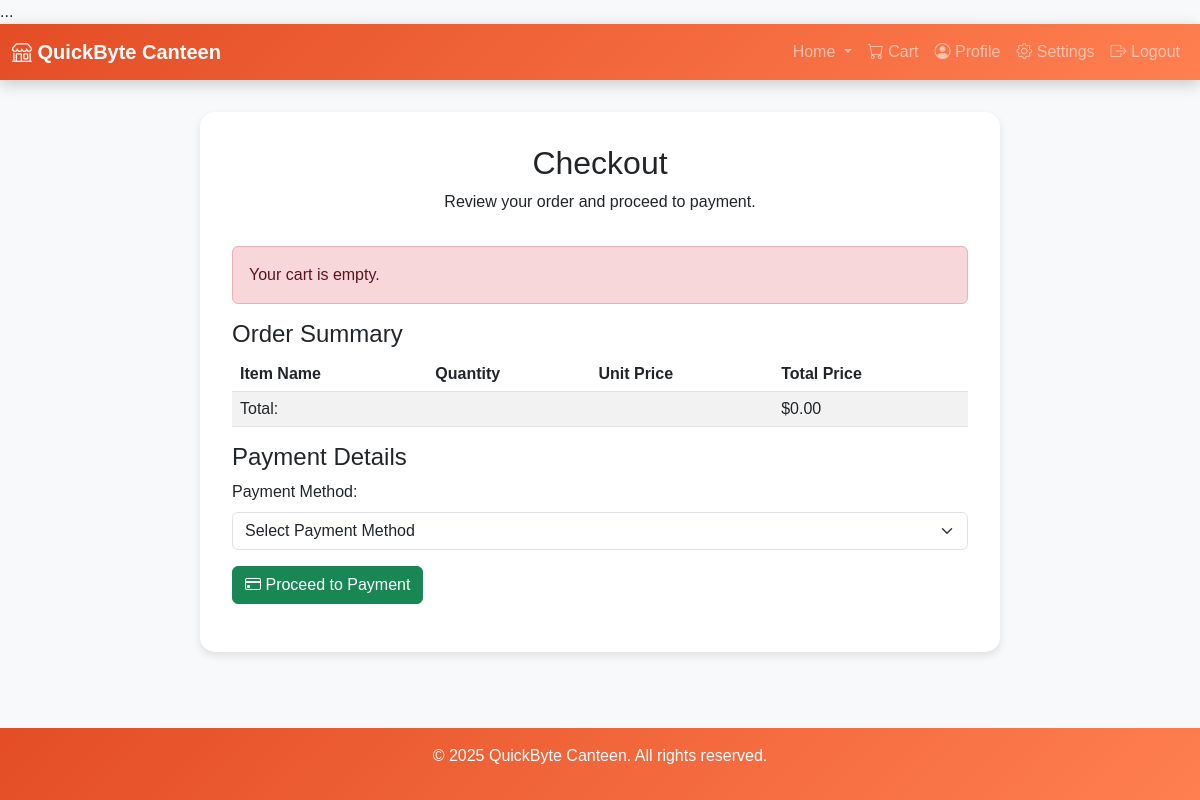
/user/checkout.php (signed in), run on an earlier commit of the app's database.
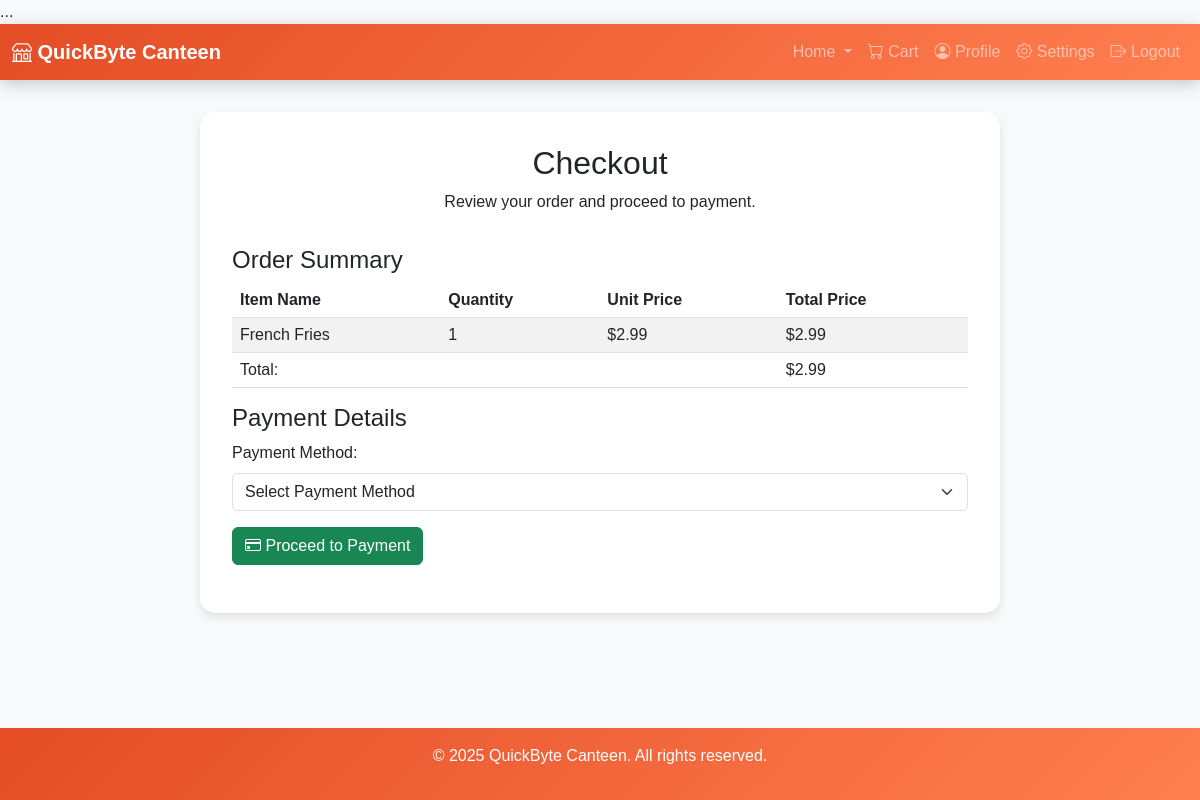
And on a later commit of the database.
### tables this page shows
CREATE TABLE `cart` (
  `cart_id` int(11) NOT NULL,
  `user_id` int(11) NOT NULL,
  `item_id` int(11) NOT NULL,
  `quantity` int(11) NOT NULL DEFAULT 1
);

CREATE TABLE `menu_items` (
  `item_id` int(11) NOT NULL,
  `name` varchar(100) NOT NULL,
  `price` decimal(10,2) NOT NULL,
  `category` enum('Snacks','Drinks','Meals') NOT NULL,
  `availability` tinyint(1) DEFAULT 1,
  `image_path` varchar(255) NOT NULL DEFAULT 'default.jpg',
  `stall_id` int(11) NOT NULL,
  `description` text DEFAULT NULL
);

### user/checkout.php (the view, shortened to what this page needs)
<?php
include '../config.php';
$user_id = $_SESSION['user_id'];
$sql = "
    SELECT c.cart_id, m.item_id, m.name AS item_name, m.price, c.quantity
    FROM cart c
    JOIN menu_items m ON c.item_id = m.item_id
    WHERE c.user_id = ?
";
$stmt = $con->prepare($sql);
$stmt->bind_param("i", $user_id);
$stmt->execute();
$result = $stmt->get_result();
$cart_items = $result->fetch_all(MYSQLI_ASSOC);
if (empty($cart_items)) {
    $error = "Your cart is empty.";
} else {
    $total_cost = 0;
    foreach ($cart_items as $item) {
        if (isset($item['price']) && isset($item['quantity'])) {
            $total_cost += $item['price'] * $item['quantity'];
        }
    }
}
?>... <!DOCTYPE html>
<html lang="en">
<head>
    <link rel="stylesheet" href="https://cdn.jsdelivr.net/npm/bootstrap@5.3.0-alpha1/dist/css/bootstrap.min.css">
    <link rel="stylesheet" href="https://cdn.jsdelivr.net/npm/bootstrap-icons@1.11.3/font/bootstrap-icons.min.css">
</head>
<body>
    <nav class="navbar navbar-expand-lg navbar-dark">
        <div class="container-fluid">
            <a class="navbar-brand" href="index.php"><i class="bi bi-shop"></i> QuickByte Canteen</a>
            <div class="collapse navbar-collapse" id="navbarNav">
                <ul class="navbar-nav ms-auto">
                    <li class="nav-item dropdown">
                        <a class="nav-link dropdown-toggle" href="index.php" id="navbarDropdown" role="button" data-bs-toggle="dropdown" aria-expanded="false">
                            Home
                        </a>
                    </li>
                    <li class="nav-item">
                        <a class="nav-link" href="cart.php"><i class="bi bi-cart"></i> Cart</a>
                    </li>
                    <li class="nav-item">
                        <a class="nav-link" href="user_profile.php"><i class="bi bi-person-circle"></i> Profile</a>
                    </li>
                    <li class="nav-item">
                        <a class="nav-link" href="settings.php"><i class="bi bi-gear"></i> Settings</a>
                    </li>
                    <li class="nav-item">
                        <a class="nav-link" href="../auth/logout.php"><i class="bi bi-box-arrow-right"></i> Logout</a>
                    </li>
                </ul>
            </div>
        </div>
    </nav>
    <div class="container">
        <div class="checkout-container">
            <div class="checkout-header">
                <h2>Checkout</h2>
                <p>Review your order and proceed to payment.</p>
            </div>
            <?php if (isset($error)): ?>
                <div class="alert alert-danger"><?php echo htmlspecialchars($error); ?></div>
            <?php endif; ?>
            <?php if (isset($message)): ?>
                <div class="alert alert-success"><?php echo htmlspecialchars($message); ?></div>
                <a href="index.php" class="btn btn-primary">Continue Shopping</a>
            <?php else: ?>
                <h4>Order Summary</h4>
                <table class="table table-striped">
                    <thead>
                        <tr>
                            <th>Item Name</th>
                            <th>Quantity</th>
                            <th>Unit Price</th>
                            <th>Total Price</th>
                        </tr>
                    </thead>
                    <tbody>
                        <?php foreach ($cart_items as $item): ?>
                            <tr>
                                <td><?php echo htmlspecialchars($item['item_name']); ?></td>
                                <td><?php echo htmlspecialchars($item['quantity']); ?></td>
                                <td>$<?php echo number_format($item['price'], 2); ?></td>
                                <td>$<?php echo number_format($item['price'] * $item['quantity'], 2); ?></td>
                            </tr>
                        <?php endforeach; ?>
                        <tr>
                            <td colspan="3">Total:</td>
                            <td>$<?php echo number_format($total_cost, 2); ?></td>
                        </tr>
                    </tbody>
                </table>
                <form method="post">
                    <h4>Payment Details</h4>
                    <div class="mb-3">
                        <label for="paymentMethod" class="form-label">Payment Method:</label>
                        <select class="form-select" id="paymentMethod" name="payment_method" required>
                            <option value="">Select Payment Method</option>
                        </select>
                    </div>
                    <button type="submit" class="btn btn-success"><i class="bi bi-credit-card"></i> Proceed to Payment</button>
                </form>
            <?php endif; ?>
        </div>
    </div>
    <footer><p>&copy; 2025 QuickByte Canteen. All rights reserved.</p></footer>
</body>
</html>

### user/checkout.php (style rules this page uses)
body { background-color: #f8f9fa; min-height: 100vh; display: flex; flex-direction: column; font-family: 'Poppins', sans-serif; }
.navbar { background: linear-gradient(135deg, #e44d26, #ff7f50); color: white; box-shadow: 0 4px 15px rgba(0, 0, 0, 0.2); }
.navbar-brand { font-weight: bold; }
.checkout-container { max-width: 800px; margin: 2rem auto; border-radius: 15px; box-shadow: 0 4px 8px rgba(0, 0, 0, 0.1); background-color: #fff; padding: 2rem; }
.checkout-header { text-align: center; margin-bottom: 2rem; }
footer { background: linear-gradient(135deg, #e44d26, #ff7f50); color: white; text-align: center; padding: 1rem 0; margin-top: auto; }

What changed in the data, as far as the page shows it:
added cart: item.name "French Fries", quantity "1", item.price "2.99", $item['price']*$item['quantity'] "2.99"
Also different on the page:
$total_cost: "0.00" → "2.99"
$error: "Your cart is empty." → (not shown)
